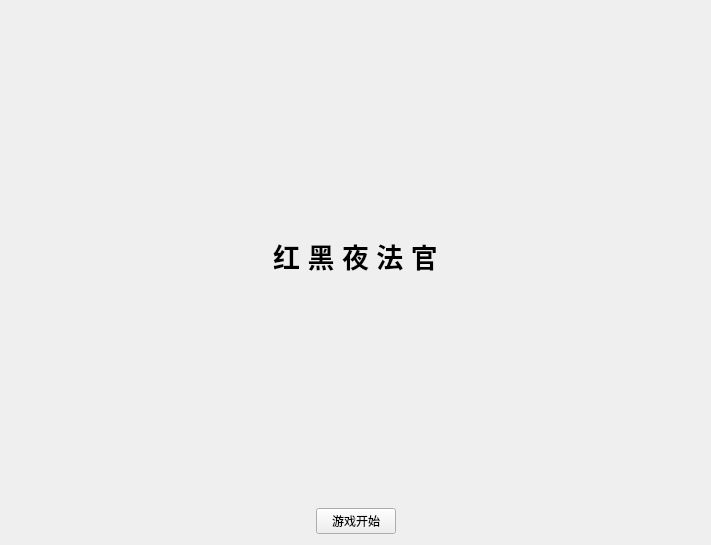
<?xml version="1.0" encoding="UTF-8"?>
<ui version="4.0">
 <class>Widget</class>
 <widget class="QWidget" name="Widget">
  <property name="geometry">
   <rect>
    <x>0</x>
    <y>0</y>
    <width>711</width>
    <height>545</height>
   </rect>
  </property>
  <property name="baseSize">
   <size>
    <width>0</width>
    <height>0</height>
   </size>
  </property>
  <property name="windowTitle">
   <string>Widget</string>
  </property>
  <layout class="QGridLayout" name="gridLayout">
   <item row="0" column="0" colspan="3">
    <widget class="QLabel" name="label">
     <property name="baseSize">
      <size>
       <width>0</width>
       <height>0</height>
      </size>
     </property>
     <property name="text">
      <string>&lt;html&gt;&lt;head/&gt;&lt;body&gt;&lt;p align=&quot;center&quot;&gt;&lt;span style=&quot; font-size:20pt; font-weight:600;&quot;&gt;红 黑 夜 法 官&lt;/span&gt;&lt;/p&gt;&lt;/body&gt;&lt;/html&gt;</string>
     </property>
    </widget>
   </item>
   <item row="1" column="0">
    <spacer name="horizontalSpacer_2">
     <property name="orientation">
      <enum>Qt::Horizontal</enum>
     </property>
     <property name="sizeHint" stdset="0">
      <size>
       <width>213</width>
       <height>20</height>
      </size>
     </property>
    </spacer>
   </item>
   <item row="1" column="1">
    <widget class="QPushButton" name="pushButton">
     <property name="text">
      <string>游戏开始</string>
     </property>
     <property name="iconSize">
      <size>
       <width>30</width>
       <height>30</height>
      </size>
     </property>
    </widget>
   </item>
   <item row="1" column="2">
    <spacer name="horizontalSpacer">
     <property name="orientation">
      <enum>Qt::Horizontal</enum>
     </property>
     <property name="sizeHint" stdset="0">
      <size>
       <width>288</width>
       <height>20</height>
      </size>
     </property>
    </spacer>
   </item>
  </layout>
 </widget>
 <layoutdefault spacing="6" margin="11"/>
 <resources/>
 <connections/>
</ui>
